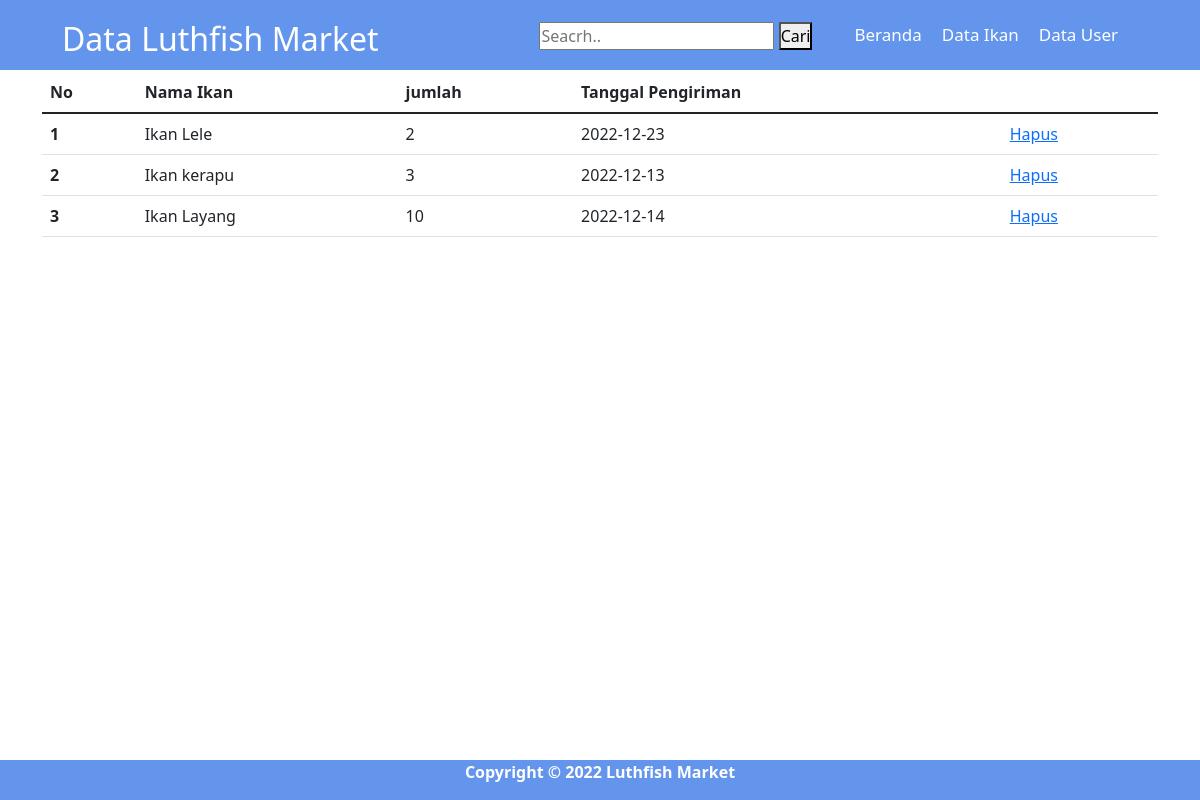
The app's page /data_beli_admin.php with its own data.
### tables this page shows
CREATE TABLE `barang` (
  `id` int(11) NOT NULL,
  `nama_ikan` varchar(64) NOT NULL,
  `jumlah` int(100) NOT NULL,
  `tanggal_pengiriman` date NOT NULL
);

### data_beli_admin.php (the view, shortened to what this page needs)
<?php
require 'config.php';
if (isset($_GET['search'])) {
    $keyword = $_GET['search'];
    $result = mysqli_query($conn, "SELECT * FROM barang where nama_ikan LIKE '%$keyword%'");
} else {
    $result = mysqli_query($conn, "SELECT * FROM  barang");
}
$barang = [];
while ($row = mysqli_fetch_assoc($result)) {
    $barang[] = $row;
}
?>
<!DOCTYPE html>
<html lang="en">
<head>
    <link href="https://cdn.jsdelivr.net/npm/bootstrap@5.1.3/dist/css/bootstrap.min.css" rel="stylesheet">
    <link rel="stylesheet" href="style3.css">
    <link rel="stylesheet" href="style.css">
</head>
<body>
    <center>
        <section id="navbar">
            <div class="navbar">
                <div class="container">
                    <h2>Data Luthfish Market</h2>
                    <nav>
                        <form action="#" method="$_GET">
                            <input type="search" id="input" name="search" placeholder="Seacrh..">
                            <button name="cari" type="submit">Cari</button>
                        </form>
                        <ul>
                            <li><a href="main_content_admin.php">Beranda</a></li>
                            <li><a href="crud_ikan.php">Data Ikan</a></li>
                            <li><a href="data_pembeli_admin.php">Data User</a></li>
                        </ul>
                    </nav>
                </div>
            </div>
        </section>
        <div class="container"><br>
            <br><br>
            <table class="table">
                <thead>
                    <tr>
                        <th scope="col">No</th>
                        <th scope="col">Nama Ikan</th>
                        <th scope="col">jumlah</th>
                        <th scope="col">Tanggal Pengiriman</th>
                    </tr>
                </thead>
                <tbody>
                    <?php $number = 1;
                    foreach ($barang as $item) : ?>
                        <tr>
                            <th scope="row"><?php echo $number ?></th>
                            <td><?php echo $item['nama_ikan']; ?>
                            <td><?php echo $item['jumlah']; ?>
                            <td><?php echo $item['tanggal_pengiriman']; ?>
                            <td>
                                <a href="delete_data_beli.php?id=<?= $item['id'] ?>" class="button">Hapus</a>
                            </td>
                        </tr>
                    <?php
                        $number++;
                    endforeach;
                    ?>
                </tbody>
            </table>
        </div>
    </center>
    <section class="footer">
        <div class="footer">
            <b>
                <p>Copyright &copy; 2022 Luthfish Market</p>
            </b>
        </div>
    </section>
</body>
</html>

### style3.css (style rules this page uses)
.navbar { width: 100%; background-color: cornflowerblue; color: #fff; height: 110px; }
.navbar .container { max-width: 1100px; margin: 0px auto; height: 110px; }
.footer { background-color: cornflowerblue; color: #fff; display: flex; justify-content: center ; bottom: 0px; width: 100%; position: absolute; }

### style.css (style rules this page uses)
* { padding: 0; margin: 0; scroll-behavior: smooth; }
.navbar { width: 100%; color: white; background-color: cornflowerblue; height: 70px; position: fixed; top: 0; right: 0; left: 0; z-index: 1000000000; }
.navbar .container { max-width: 1100px; margin: 0px auto; display: flex; justify-content: space-between; align-items: center; height: 70px; z-index: 1000000000; }
nav { display: flex; z-index: 1000000000; }
nav ul { display: flex; margin-right: 10px; }
nav ul li { list-style: none; }
nav ul li a { color: white; text-decoration: none; font-size: 17px; margin: 0px 10px; }

### records on screen
barang: nama_ikan "Ikan Lele", jumlah "2", tanggal_pengiriman "2022-12-23"
barang: nama_ikan "Ikan kerapu", jumlah "3", tanggal_pengiriman "2022-12-13"
barang: nama_ikan "Ikan Layang", jumlah "10", tanggal_pengiriman "2022-12-14"
